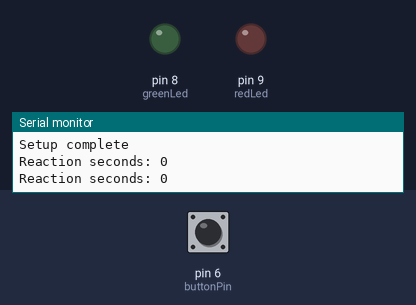
Bench run of a sketch on a simulated Arduino Uno, built with avr-gcc and run on an emulated ATmega328P. On the bench: output pins drawn as LEDs (lit = HIGH), the last lines printed to the serial monitor. Inputs (shaded band) come from the test bench; at power-on: pin 6 (buttonPin) HIGH.

Above: at 18.0 s.
18.1 s: pin 6 (buttonPin) pulled LOW for 3 s
At 20.3 s:
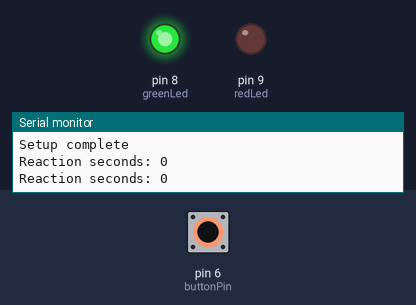
At 21.9 s:
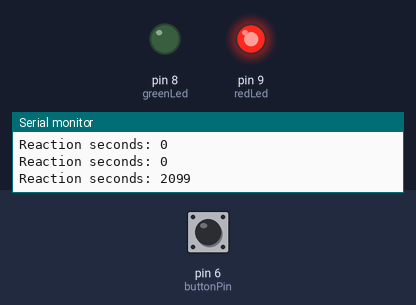
Timing chart, 0 to 31.6 s (numbered marks = the images above; inputs shaded):
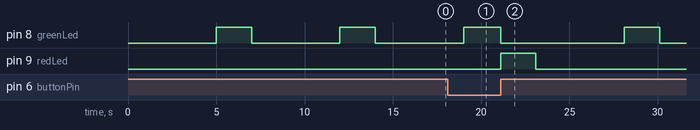

The sketch:

reaction_timer.ino
```cpp
#include <Time.h>

int greenLed = 8;
int redLed = 9;
int switchPin = 10;
int buttonPin = 6;
void setup() {
  pinMode(greenLed, OUTPUT);
  pinMode(switchPin, INPUT);
  pinMode(redLed, OUTPUT);
  pinMode(buttonPin, INPUT);
  Serial.begin(9600);
  Serial.println("Setup complete");
}

void loop() {
  delay(5000);
  green();
  int startTime = millis();
  while (digitalRead(buttonPin) == LOW) {};
  int reactionTime = millis() - startTime;
  Serial.print("Reaction seconds: ");
  Serial.println(reactionTime);
  if (reactionTime < 250) {
    green();
  }
  else if(reactionTime < 500) {
    orange();
  }
  else {
    red();
  }

  delay(2000);
  off();
}

void green() {
  digitalWrite(redLed, LOW);
  digitalWrite(greenLed, HIGH);
}

void red() {
  digitalWrite(greenLed, LOW);
  digitalWrite(redLed, HIGH);
}

void orange() {
  digitalWrite(redLed, HIGH);
  digitalWrite(greenLed, HIGH);
}

void off() {
   digitalWrite(redLed, LOW);
   digitalWrite(greenLed, LOW);
}
```

Measured:
- after the input at 18.1 s, pin 8 (greenLed): HIGH → LOW after 3.0 s, → HIGH 7.0 s later, → LOW 2.0 s later; pin 9 (redLed): LOW → HIGH after 3.0 s, → LOW 2.0 s later
- by itself, pin 8 (greenLed): alternates HIGH for 2.0 s and LOW for 5.0 s
